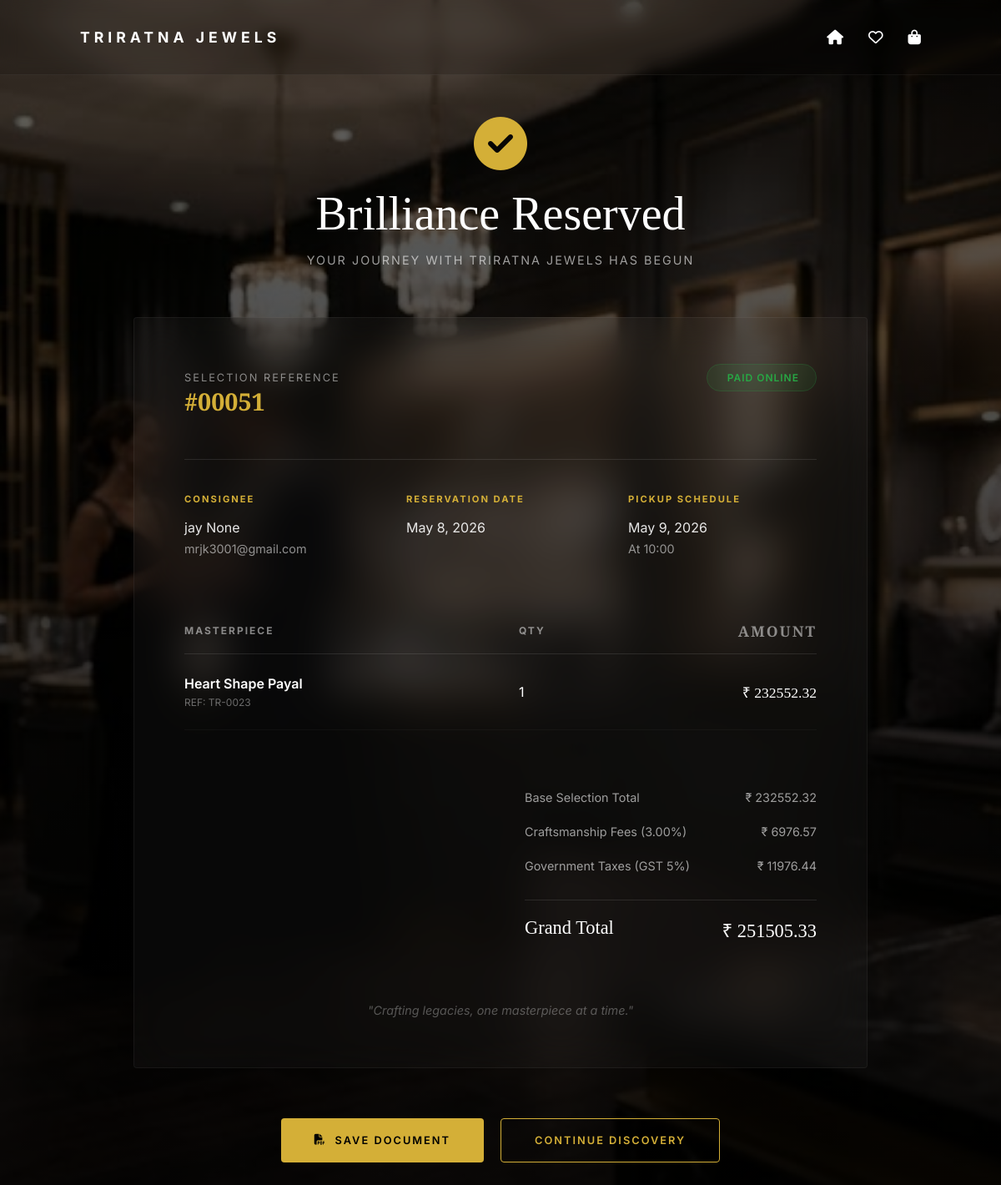
Screenshot of /checkout/success/51/ with the database file from the repository.
### main/models.py (models this page shows, shortened)
class Order(models.Model):
    user = models.ForeignKey(RegisterUser, on_delete=models.CASCADE)
    base_amount = models.DecimalField(max_digits=12, decimal_places=2, default=0)
    making_charges = models.DecimalField(max_digits=12, decimal_places=2, default=0)
    discount_amount = models.DecimalField(max_digits=12, decimal_places=2, default=0)
    gst_amount = models.DecimalField(max_digits=12, decimal_places=2, default=0)
    total_amount = models.DecimalField(max_digits=12, decimal_places=2)
    payment_method = models.CharField(max_length=50) # 'pay_at_shop' or 'online'
    pickup_date = models.DateField(null=True, blank=True)
    pickup_time = models.TimeField(null=True, blank=True)
    order_date = models.DateTimeField(auto_now_add=True)
    is_paid = models.BooleanField(default=False)

class RegisterUser(models.Model):
    first_name = models.CharField(max_length=100,blank=True, null=True)
    last_name = models.CharField(max_length=100,blank=True, null=True)
    phone_number = models.CharField(max_length=15,blank=True, null=True)
    address = models.TextField(blank=True, null=True)
    email = models.EmailField(unique=True)
    password = models.CharField(max_length=255)

class OrderItem(models.Model):
    order = models.ForeignKey(Order, related_name='items', on_delete=models.CASCADE)
    jewellery = models.ForeignKey(Jewellery, on_delete=models.CASCADE)
    quantity = models.PositiveIntegerField()
    price = models.DecimalField(max_digits=12, decimal_places=2)

class Jewellery(models.Model):
    MATERIAL_CHOICES = [
        ('gold', 'Gold'),
        ('silver', 'Silver'),
        ('platinum', 'Platinum'),
        ('diamond', 'Diamond'),
        ('ruby', 'Ruby'),
        ('emerald', 'Emerald'),
        ('others', 'Others'),
    ]
    material_type = models.CharField(max_length=20, choices=MATERIAL_CHOICES, default='gold')
    TYPE_CHOICES = [
        ('ring', 'Ring'),
        ('necklace', 'Necklace'),
        ('earring', 'Earring'),
        ('bracelet', 'Bracelet'),
        ('bangles','Bangles'),
        ('payal','payal')
    ]
    type = models.CharField(max_length=20, choices=TYPE_CHOICES, default='ring')
    name = models.CharField(max_length=200)
    image = models.ImageField(upload_to='jewellery/')
    weight = models.DecimalField(
        max_digits=10,
        decimal_places=3,
        default=0,
        help_text="Weight in grams (Use Carats for Diamond/Ruby weight equivalent in grams)"
    )
    karat = models.CharField(
        max_length=10,
        choices=[
            ('22K', '22 Karat'),
            ('24K', '24 Karat'),
            ('NA', 'Not Applicable')
        ],
        default='22K'
    )
    manual_rate = models.DecimalField(
        max_digits=10,
        decimal_places=2,
        default=0,
        help_text="Rate per gram (Applicable for non-gold/silver items)"
    )
    price = models.DecimalField(max_digits=12, decimal_places=2, editable=False, default=0)
    stock_quantity = models.PositiveIntegerField(default=1)
    is_in_stock = models.BooleanField(default=True)
    is_featured = models.BooleanField(default=False)
    is_best_seller = models.BooleanField(default=False)
    is_recommended = models.BooleanField(default=False)
    description = models.TextField(blank=True, null=True, help_text="Story and craftsmanship details for the editorial section")
    views_count = models.PositiveIntegerField(default=0)
    sales_count = models.PositiveIntegerField(default=0)

class SiteSetting(models.Model):
    whatsapp_number = models.CharField(max_length=20, help_text="Enter WhatsApp number with country code (e.g., 919876543210)", default="910000000000")
    goldapi_key = models.CharField(max_length=100, blank=True, null=True, help_text="Get your free API key from goldapi.io")
    active_making_charge_percent = models.DecimalField(max_digits=5, decimal_places=2, default=3, help_text="Set the making charge percentage for the entire site (default is 3.00)")

### main/views.py (the view)
# urls.py: path('checkout/success/<int:order_id>/', order_success, name='order_success'),
def order_success(request, order_id):
    order = get_object_or_404(Order, id=order_id)
    settings = SiteSetting.objects.first()
    making_percent = settings.active_making_charge_percent if settings else 3
    context = get_common_context(request)
    context['order'] = order
    context['making_percent'] = making_percent
    return render(request, "order_success.html", context)

### main/views.py (called while the page is built)
def get_current_user(request):
    user_id = request.session.get("user_id")
    if user_id:
        try:
            return RegisterUser.objects.get(id=user_id)
        except RegisterUser.DoesNotExist:
            return None
    return None

def get_session_id(request):
    if not request.session.session_key:
        request.session.create()
    return request.session.session_key

### templates/order_success.html (shortened to what this page needs)
{% load static %}
<!DOCTYPE html>
<html lang="en">
<head>
    <link rel="stylesheet" href="https://cdnjs.cloudflare.com/ajax/libs/font-awesome/6.5.1/css/all.min.css">
</head>
<body>
    <nav class="tr-nav" id="mainNav">
        <a href="{% url 'home' %}" class="logo-text">TRIRATNA JEWELS</a>
        <div style="display:flex; gap: 30px; align-items: center;">
            <a href="{% url 'home' %}" title="Home" class="tr-nav-icon"><i class="fa-solid fa-house"></i></a>
            <a href="{% url 'wishlist_view' %}" title="Wishlist" class="tr-nav-icon"><i class="fa-regular fa-heart"></i></a>
            <a href="{% url 'cart_view' %}" title="Cart" class="tr-nav-icon"><i class="fa-solid fa-shopping-bag"></i></a>
        </div>
    </nav>
    <div class="tr-success-wrapper">
        <div class="tr-success-hero">
            <i class="fa-solid fa-circle-check"></i>
            <h1>Brilliance Reserved</h1>
            <p>Your journey with Triratna Jewels has begun</p>
        </div>
        <div class="tr-invoice-card">
            <div class="tr-invoice-header">
                <div class="tr-inv-meta">
                    <span>Selection Reference</span>
                    <h2>#{{ order.id|stringformat:"05d" }}</h2>
                </div>
                <div>
                    {% if order.payment_method == 'online' %}
                    <span class="tr-status-badge status-paid"> Paid Online</span>
                    {% else %}
                    <span class="tr-status-badge status-pending"><i class="fa-regular fa-clock"></i> Pay at Shop</span>
                    {% endif %}
                </div>
            </div>
            <div class="tr-inv-grid">
                <div class="tr-inv-group">
                    <h4>Consignee</h4>
                    <p>{{ order.user.first_name }} {{ order.user.last_name }}</p>
                    <p style="opacity: 0.6; font-size: 0.9rem;">{{ order.user.email }}</p>
                </div>
                <div class="tr-inv-group">
                    <h4>Reservation Date</h4>
                    <p>{{ order.order_date|date:"F j, Y" }}</p>
                </div>
                <div class="tr-inv-group">
                    <h4>Pickup Schedule</h4>
                    <p>{{ order.pickup_date|date:"F j, Y" }}</p>
                    <p style="opacity: 0.6; font-size: 0.9rem;">At {{ order.pickup_time|time:"H:i" }}</p>
                </div>
            </div>
            <table class="tr-inv-table">
                <thead>
                    <tr>
                        <th>Masterpiece</th>
                        <th>Qty</th>
                        <th class="tr-price-col">Amount</th>
                    </tr>
                </thead>
                <tbody>
                    {% for item in order.items.all %}
                    <tr>
                        <td>
                            <div style="font-weight: 600;">{{ item.jewellery.name }}</div>
                            <div style="font-size: 0.75rem; color: rgba(255,255,255,0.4); margin-top: 5px;">REF: TR-{{ item.jewellery.id|stringformat:"04d" }}</div>
                        </td>
                        <td>{{ item.quantity }}</td>
                        <td class="tr-price-col">₹ {{ item.price|floatformat:2 }}</td>
                    </tr>
                    {% endfor %}
                </tbody>
            </table>
            <div class="tr-inv-footer">
                <div class="tr-summary-box">
                    <div class="tr-summary-row">
                        <span>Base Selection Total</span>
                        <span>₹ {{ order.base_amount|floatformat:2 }}</span>
                    </div>
                    <div class="tr-summary-row">
                        <span>Craftsmanship Fees ({{ making_percent|default:"3" }}%)</span>
                        <span>₹ {{ order.making_charges|floatformat:2 }}</span>
                    </div>
                    <div class="tr-summary-row">
                        <span>Government Taxes (GST 5%)</span>
                        <span>₹ {{ order.gst_amount|floatformat:2 }}</span>
                    </div>
                    <div class="tr-summary-row total">
                        <span>Grand Total</span>
                        <span>₹ {{ order.total_amount|floatformat:2 }}</span>
                    </div>
                </div>
            </div>
            <div style="text-align: center; margin-top: 60px; color: rgba(255,255,255,0.3); font-style: italic; font-size: 0.9rem;">
                "Crafting legacies, one masterpiece at a time."
            </div>
        </div>
        <div class="tr-inv-actions">
            <a href="{% url 'download_invoice' order.id %}" class="tr-btn tr-btn-primary">
                <i class="fa-solid fa-file-pdf"></i> Save Document
            </a>
            <a href="{% url 'home' %}" class="tr-btn tr-btn-outline" style="border-color: var(--luxury-gold); color: var(--luxury-gold);">
                Continue Discovery
            </a>
        </div>
    </div>
</body>
</html>

### rows the page displays
Order: id "00051", user.first_name "jay", user.last_name "None", user.email "mrjk3001@gmail.com", order_date "May 8, 2026", pickup_date "May 9, 2026", pickup_time "10:00", base_amount "232552.32", making_charges "6976.57", gst_amount "11976.44", total_amount "251505.33"
OrderItem: jewellery.name "Heart Shape Payal", jewellery.id "0023", quantity "1", price "232552.32"
SiteSetting: active_making_charge_percent "3.00"
